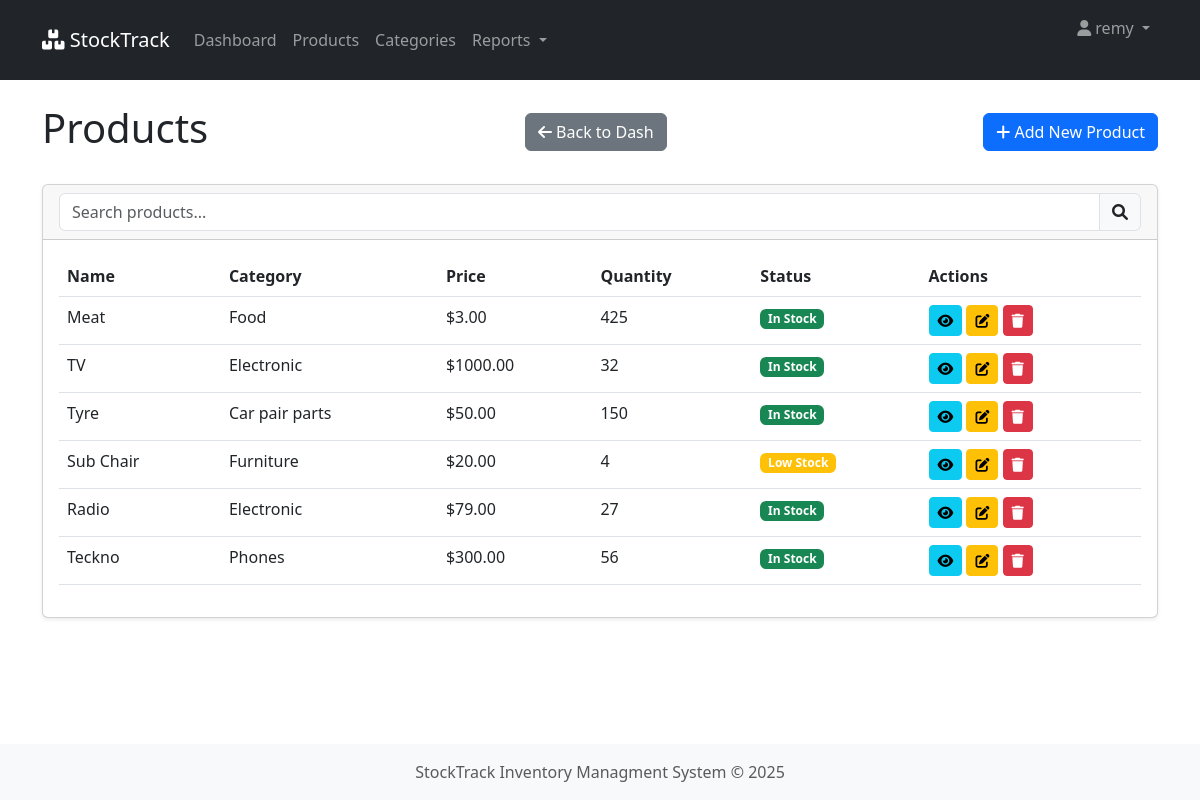
/products/ (signed in), run on the app's committed database.
### inventory/models.py (models this page shows, shortened)
class Product(models.Model):
    name = models.CharField(max_length=255, db_index=True)
    description = models.TextField(blank=True, null=True)
    category = models.ForeignKey(Category, on_delete=models.CASCADE, related_name='products')
    price = models.DecimalField(max_digits=10, decimal_places=2, db_index=True)
    quantity = models.IntegerField(default=0, db_index=True)
    minimum_stock = models.IntegerField(default=10)
    created_by = models.ForeignKey(User, on_delete=models.CASCADE)
    created_at = models.DateTimeField(auto_now_add=True)
    updated_at = models.DateTimeField(auto_now=True)
    @property
    def is_low_stock(self):
        return self.quantity <= self.minimum_stock
    @property
    def is_zero(self):
        return self.quantity == 0

class Category(models.Model):
    name = models.CharField(max_length=255, unique=True, db_index=True)
    description = models.TextField(blank=True, null=True)
    created_at = models.DateTimeField(auto_now_add=True)
    class Meta:
        verbose_name_plural = "categories"
        ordering = ['name']

### inventory/views.py (the view)
# urls.py: path('products/', views.product_list, name='product_list'),
@never_cache
@login_required
def product_list(request):
    if not request.user.is_authenticated:
        return render(request, 'registration/login.html')
    user_profile = request.user.profile.first()
    context = {
        'user_profile': user_profile,
    }
    if user_profile.is_manager:
       products = Product.objects.all().select_related('category', 'created_by').order_by('-id')
       context.update({
           'products': products,
       })
    elif user_profile.is_staff:
        products = Product.objects.filter(movements__created_by=request.user).distinct().all().order_by('-created_at')
        context.update({
            'products': products,
        })
    return render(request, 'inventory/product_list.html', context)

### inventory/models.py (called while the page is built)
    @property
    def is_manager(self):
        return self.role == 'manager'

    @property
    def is_staff(self):
        return self.role == 'staff'

### inventory/templates/inventory/product_list.html (shortened to what this page needs)
{% extends 'inventory/base.html' %}
{% load static %}
{% block content %}
<div class="d-flex justify-content-between align-items-center mb-4">
    <h1>Products</h1>
    <a href="{% url 'dashboard' %}" class="btn btn-secondary">
            <i class="fas fa-arrow-left"></i> Back to Dash
        </a>
    {% if user_profile.is_staff %}
    <a href="{% url 'add_product' %}" class="btn btn-primary">
        <i class="fas fa-plus"></i> Add New Product
    </a>
    {% endif %}
</div>
<div class="card">
    <div class="card-header">
        <div class="input-group">
            <input type="text" id="productSearch" class="form-control" placeholder="Search products...">
            <span class="input-group-text"><i class="fas fa-search"></i></span>
        </div>
    </div>
    <div class="card-body">
        <div class="table-responsive">
            <table class="table table-hover" id="productsTable">
                <thead>
                    <tr>
                        <th>Name</th>
                        <th>Category</th>
                        <th>Price</th>
                        <th>Quantity</th>
                        <th>Status</th>
                        <th>Actions</th>
                    </tr>
                </thead>
                <tbody>
                    {% for product in products %}
                    <tr>
                        <td>{{ product.name }}</td>
                        <td>{{ product.category.name }}</td>
                        <td>${{ product.price }}</td>
                        <td>{{ product.quantity }}</td>
                        <td>
                            {% if product.is_zero %}
                            <span class="badge bg-danger">Out of Stock</span>
                            {% elif product.is_low_stock %}
                            <span class="badge bg-warning">Low Stock</span>
                            {% else %}
                            <span class="badge bg-success">In Stock</span>
                            {% endif %}
                        </td>
                        <td>
                            <a href="{% url 'product_detail' product.pk %}" class="btn btn-sm btn-info">
                                <i class="fas fa-eye"></i>
                            </a>
                            <a href="{% url 'edit_product' product.pk %}" class="btn btn-sm btn-warning">
                                <i class="fas fa-edit"></i>
                            </a>
                            <a href="{% url 'delete_product' product.pk %}" class="btn btn-sm btn-danger">
                                <i class="fas fa-trash"></i>
                            </a>
                        </td>
                    </tr>
                    {% empty %}
                    <tr>
                        <td colspan="6" class="text-center">No products found</td>
                    </tr>
                    {% endfor %}
                </tbody>
            </table>
        </div>
    </div>
</div>
{% endblock %}

### inventory/templates/inventory/base.html (shortened to what this page needs)
{% load static %}
<!DOCTYPE html>
<html lang="en">
<head>
    <link rel="stylesheet" href="{% static 'css/style.css'%}">
    <link href="https://cdn.jsdelivr.net/npm/bootstrap@5.3.0/dist/css/bootstrap.min.css" rel="stylesheet">
    <link rel="stylesheet" href="https://cdnjs.cloudflare.com/ajax/libs/font-awesome/6.0.0/css/all.min.css">
</head>
<body>
    {% if user.is_authenticated %}
    <nav class="navbar navbar-expand-lg navbar-dark bg-dark">
        <div class="container">
            <a href="{% url 'dashboard' %}" class="navbar-brand">
                <i class="fas fa-boxes"></i> StockTrack
            </a>
            <div class="collapse navbar-collapse" id="navbarNav">
                <ul class="navbar-nav">
                    <li class="nav-item">
                        <a href="{% url 'dashboard' %}" class="nav-link">Dashboard</a>
                    </li>
                    <li class="nav-item">
                        <a href="{% url 'product_list' %}" class="nav-link">Products</a>
                    </li>
                    <li class="nav-item">
                        <a href="{% url 'category_list' %}" class="nav-link">Categories</a>
                    </li>
                    <li class="nav-item dropdown">
                        <a class="nav-link dropdown-toggle" href="#" id="reportsDropdown" role="button" data-bs-toggle="dropdown">
                            Reports
                        </a>
                    </li>
                </ul>
                <ul class="navbar-nav ms-auto">
                    <li class="nav-item dropdown-toggle">
                        <a href="#" class="nav-link dropdown-toggle" id="userDropdown" role="button" data-bs-toggle="dropdown">
                            <i class="fas fa-user"></i> {{user.username}}
                        </a>
                    </li>
                </ul>
            </div>
        </div>
    </nav>
    {% endif %}
    <div class="container mt-4">
        {% block content %}{% endblock %}
    </div>
    <footer class="footer mt-auto py-3 bg-light">
        <div class="container text-center">
            <span class="text-muted">
                StockTrack Inventory Managment System &copy; {% now "Y" %}
            </span>
        </div>
    </footer>
</body>
</html>

### static/css/style.css (style rules this page uses)
body { min-height: 100vh; display: flex; flex-direction: column; }
.footer { margin-top: auto; }
.card { box-shadow: 0 0.125rem 0.25rem rgba(0, 0, 0, 0.075); margin-bottom: 1.5rem; }
.card-header { font-weight: 500; background-color: #f8f9fa; }
.table { margin-bottom: 0; }
.table th { background-color: #f8f9fa; }

### data on the page
Product: name "Meat", category.name "Food", price "3.00", quantity "425", minimum_stock "In Stock"
Product: name "TV", category.name "Electronic", price "1000.00", quantity "32", minimum_stock "In Stock"
Product: name "Tyre", category.name "Car pair parts", price "50.00", quantity "150", minimum_stock "In Stock"
Product: name "Sub Chair", category.name "Furniture", price "20.00", quantity "4", minimum_stock "Low Stock"
Product: name "Radio", category.name "Electronic", price "79.00", quantity "27", minimum_stock "In Stock"
Product: name "Teckno", category.name "Phones", price "300.00", quantity "56", minimum_stock "In Stock"

### other printed values
{{ user.username }} "remy"
